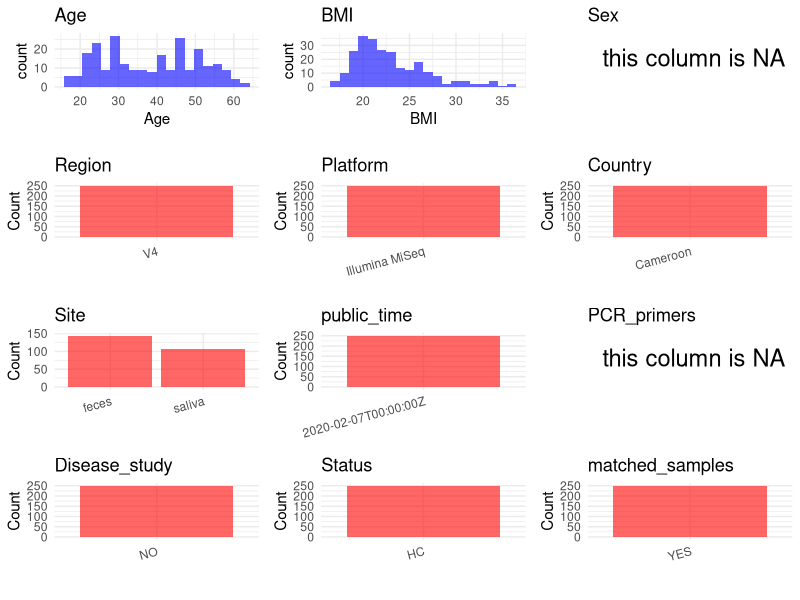

Recreate this plot in R. (Note: this script raises an error after producing the figure.)
## ---- chunk 1
# Load necessary libraries
library(dplyr)
library(ggplot2)
library(cowplot)

# Set working directory (update this path to your local directory)
setwd("/home/dongbiao/word_embedding_microbiome/all_data/oral/global-oral-microbiome/data/projects/PRJEB30836")

# Read the initial metadata files
initial_meta <- read.csv("SraRunTable.csv", header = T)

# Display the first few rows of the metadata
head(initial_meta)
## ---- chunk 2
# Create a uniform metadata dataframe
metadata <- data.frame(
  BioProject = initial_meta$BioProject,
  Run = initial_meta$Run,
  sample_name = initial_meta$host_subject_id,
  Age = initial_meta$host_age,
  Sex = NA,
  BMI = initial_meta$host_body_mass_index,  
  Region = "V4",
  Platform = initial_meta$Instrument,
  Country = initial_meta$geo_loc_name_country,
  Site = initial_meta$host_body_site,
  public_time = initial_meta$ReleaseDate,
  stringsAsFactors = FALSE
)

metadata$Age[metadata$Age > 110] <- NA
metadata$BMI[metadata$BMI > 50] <- NA
## ---- chunk 3
# Add information obtained from the publication
metadata$PCR_primers <- NA
metadata$title <- "Response of the human gut and saliva microbiome to urbanization in Cameroon"
metadata$Disease_study <- "NO"

metadata$Status <- "HC"

# Check initial data distribution
cat("Initial sample distribution:\n")
table(metadata$sample_name)
table(metadata$Site)

# Calculate sampling frequency per subject
sample_counts <- table(metadata$sample_name)
cat("\nNumber of samples per subject:\n")
print(sample_counts)

# Create matched_samples column
metadata$matched_samples <- "YES"
## ---- chunk 4
# Check the number of unique runs and sample names
print(paste("Number of unique runs:", length(unique(metadata$Run))))
print(paste("Number of unique sample names:", length(unique(metadata$sample_name))))
## ---- chunk 5
# Select columns for visualization
plot_data <- metadata %>%
  select(-BioProject, -Run, -sample_name, -title)

# Function to create simple plots for each column
create_simple_plots <- function(data) {
  plots <- list()
  
  for (col in colnames(data)) {
    # Check if the column is all NA
    if (all(is.na(data[[col]]))) {
      # Create an empty plot with text indicating all NA
      p <- ggplot() +
        annotate("text", x = 0.5, y = 0.5, label = "this column is NA", size = 6) +
        labs(title = col) +
        theme_void()
    } else if (is.numeric(data[[col]])) {
      # Numeric variable: histogram
      p <- ggplot(data, aes(x = .data[[col]])) +
        geom_histogram(fill = "blue", alpha = 0.6, bins = 20, na.rm = TRUE) +
        labs(title = col) +
        theme_minimal()
    } else {
      # Categorical variable: bar plot (remove NA values)
      count_data <- as.data.frame(table(data[[col]], useNA = "ifany"))
      p <- ggplot(count_data, aes(x = reorder(Var1, -Freq), y = Freq)) +
        geom_col(fill = "red", alpha = 0.6) +
        labs(title = col, x = NULL, y = "Count") +
        theme_minimal() +
        theme(axis.text.x = element_text(angle = 15, hjust = 1))
    }
    plots[[col]] <- p
  }
  
  return(plots)
}

# Generate and arrange plots
plots <- create_simple_plots(plot_data)
p<-plot_grid(plots$Age, 
          plots$BMI, 
          plots$Sex, 
          plots$Region, 
          plots$Platform, 
          plots$Country, 
          plots$Site,
          plots$public_time, 
          plots$PCR_primers,
          plots$Disease_study,
          plots$Status,
          plots$matched_samples,# add 
          ncol = 3, align = "hv", axis = "lb")
ggsave("Metadata_Summary.png", plot = p, width = 8, height = 6, dpi = 150)
## ---- chunk 6
knitr::include_graphics("Metadata_Summary.png")
## ---- chunk 7
# Reorder columns to match the desired format
metadata <- metadata[, c(
  "BioProject", "Run", "sample_name", "Age", "BMI", "Sex", 
  "Region", "Platform", "Country", "Site", "public_time", 
  "PCR_primers", "title", "Disease_study", "Status", "matched_samples"
)]

# Export the uniform metadata to a CSV file
write.csv(metadata, file = "metadata.csv", quote = TRUE)
head(metadata)
